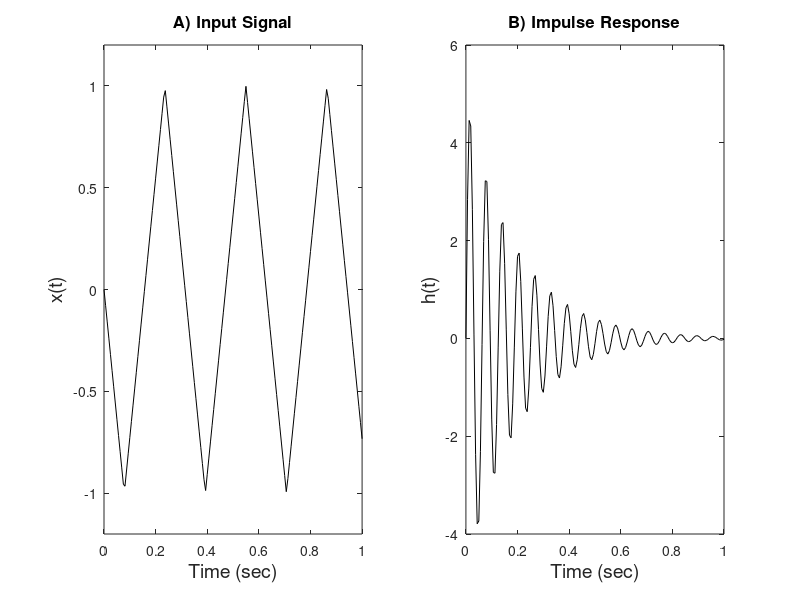
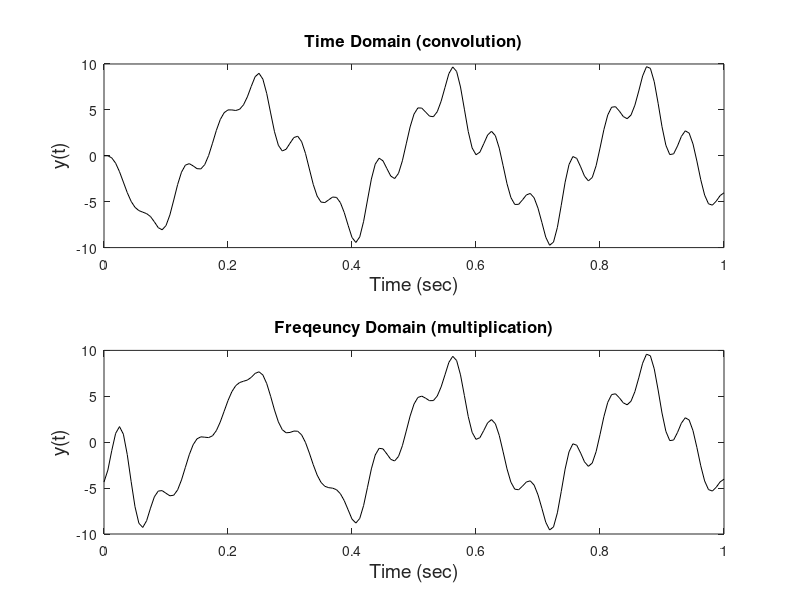

These figures' MATLAB source, in order:
  % Example 5.7  Given the system impulse response below, find the output of the system
%    to a sawtooth wave (Figure 5.20)having a frequency of 400 Hz.
%   Use both convolution and frequency domain approaches.
%   Also find an plot on a dB-semilog scale the transfer function of the system.
%  Since the sawtooth has a frequency of 3.2 Hz, we will use a sampling interval of 4 kHz
%
close all; clear all;
fs = 160;                       % Sample frequency
T = 1;                          % Time in sec;
t = (0:1/fs:T);                 % Time vector
N = length(t);                  % Determine length of time vector
x = sawtooth(20*t-pi/2,.5);              % Construct input wave
h = 5* exp(-5*t).*sin(100*t);
subplot(1,2,1)
plot(t,x,'k');
title('A) Input Signal','FontSize',12);
xlabel('Time (sec)','FontSize',14);  ylabel('x(t)','FontSize',14);
ylim([-1.2 1.2]);
subplot(1,2,2);
plot(t,h,'k');
title('B) Impulse Response','FontSize',12);
xlabel('Time (sec)','FontSize',14);  ylabel('h(t)','FontSize',14);
% Calculate output using convolution.
y = conv(x,h);             % Calculate output
figure;
subplot(2,1,1)
    plot(t,y(1:N),'k'); hold on;
    title('Time Domain (convolution)','FontSize',12);
xlabel('Time (sec)','FontSize',14);  ylabel('y(t)','FontSize',14);
% Now calculate in the frequency domain.
TF = fft(h);            % Take Fourier transform of iimpulse response
X = fft(x);             % Take Fourier transform of input
Y = X.*TF;              % Take product in the frequency domain
y1 = ifft(Y);           % Take the inverse fourier transform to get y(t)
subplot(2,1,2)
plot(t,y1,'k');
title('Freqeuncy Domain (multiplication)','FontSize',12);
xlabel('Time (sec)','FontSize',14);  ylabel('y(t)','FontSize',14);

